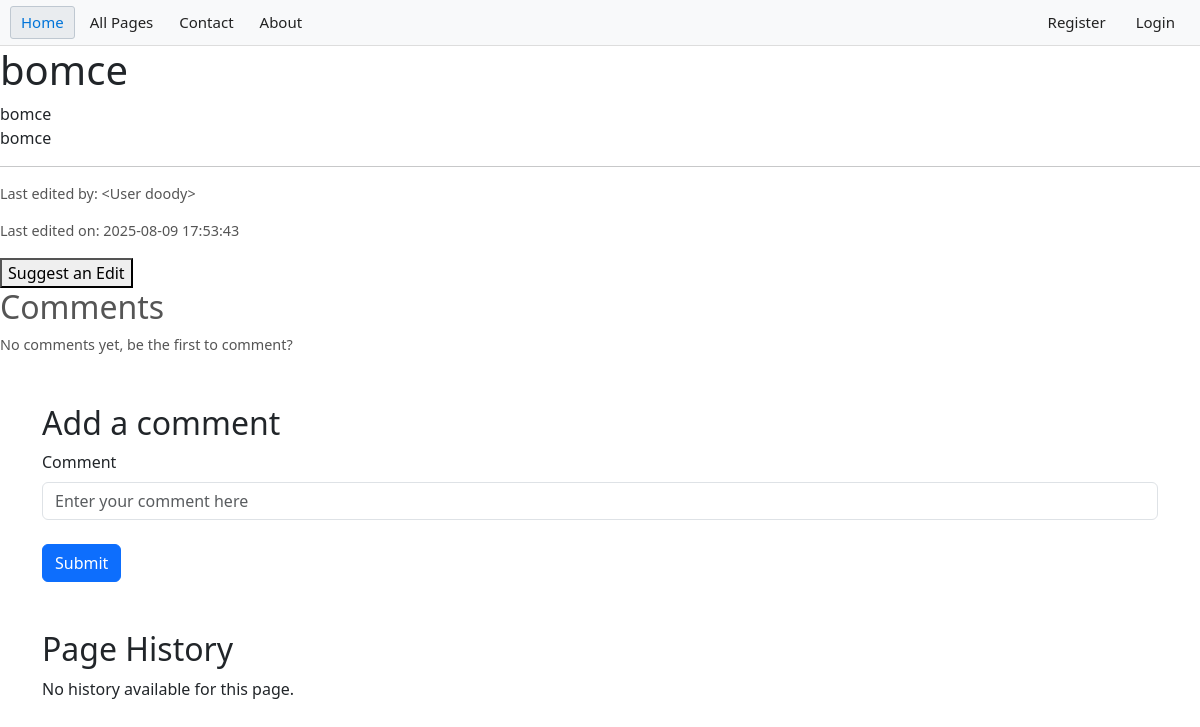
/page/bomce, run on an earlier commit of the app's database.
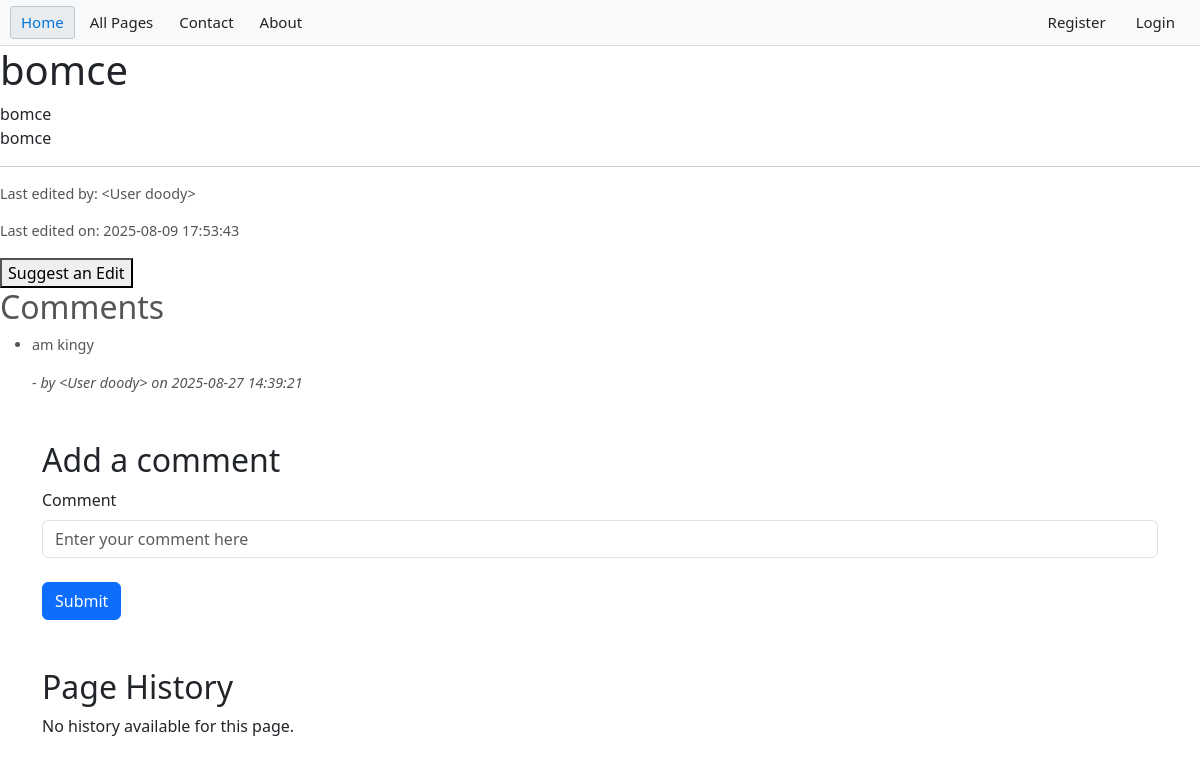
And on a later commit of the database.
### app/models.py (models this page shows, shortened)
class Page(db.Model):
    id = db.Column(db.Integer, primary_key=True)
    title = db.Column(db.String(200), nullable=False)
    content = db.Column(db.Text, nullable=False)
    slug = db.Column(db.String(200), unique=True, nullable=False)
    created_at = db.Column(db.DateTime, server_default=db.func.now())
    updated_at = db.Column(db.DateTime, server_default=db.func.now(), onupdate=db.func.now())
    author_id = db.Column(db.Integer, db.ForeignKey('user.id'), nullable=False)
    author = db.relationship('User', backref=db.backref('pages', lazy=True))

class User(db.Model, UserMixin):
    id = db.Column(db.Integer, primary_key=True)
    username = db.Column(db.String(150), unique=True, nullable=False)
    email = db.Column(db.String(150), unique=True, nullable=False)
    password = db.Column(db.String(200), nullable=False)
    is_admin = db.Column(db.Boolean, default=False)
    def __repr__(self):
        return f'<User {self.username}>'

class Comment(db.Model):
    id = db.Column(db.Integer, primary_key=True)
    page_id = db.Column(db.Integer, db.ForeignKey('page.id'), nullable=False)
    page = db.relationship('Page', backref=db.backref('comments', lazy=True))
    content = db.Column(db.Text, nullable=False)
    created_at = db.Column(db.DateTime, server_default=db.func.now())
    author_id = db.Column(db.Integer, db.ForeignKey('user.id'), nullable=False)
    author = db.relationship('User', backref=db.backref('comments', lazy=True))

### app/routes/user.py (the view)
@bp.route('/page/<slug>')
@cache.cached(timeout=10, query_string=True)
def view_page(slug):
    from app.models import Page, Comment, PageVersion
    import markdown2
    from markupsafe import Markup
    page = Page.query.filter_by(slug=slug).first_or_404()
    html_content = render_safe_markdown(page.content)
    from app.forms import CommentForm
    form = CommentForm()
    comments = Comment.query.filter_by(page_id=page.id).all()
    for comment in comments:
        comment.content = render_safe_markdown(comment.content)
    page_versions = PageVersion.query.filter_by(page_id=page.id).order_by(PageVersion.created_at.desc()).all()
    for version in page_versions:
        version.content = render_safe_markdown(version.content)
    if current_user.is_authenticated:
        is_admin = current_user.is_admin
    else:
        is_admin = False
    return render_template('page.html', page=page, form=form, comments=comments, page_versions=page_versions, is_admin=is_admin, content=html_content)

### app/forms.py
class CommentForm(FlaskForm):
    content = StringField('Comment', validators=[DataRequired()])
    submit = SubmitField('Post Comment')

### app/routes/user.py (called while the page is built)
def render_safe_markdown(content):
    from markupsafe import Markup
    html = markdown2.markdown(content)
    clean_html = bleach.clean(html, tags=ALLOWED_TAGS, attributes=ALLOWED_ATTRIBUTES, protocols=ALLOWED_PROTOCOLS)
    return Markup(clean_html)

### app/templates/page.html (shortened to what this page needs)
{% extends "base.html" %}
{% block content %}
    <h1>{{ page.title }}</h1>
    <div class="markdown-content">
        {{ content | safe }}
    </div>
    <hr>
    <div class="metadata small-text">
        <p>Last edited by: {{ page.author }}</p>
        <p>Last edited on: {{ page.updated_at }}</p>
    </div>
    <div class="suggest-edit">
        <form action="{{ url_for('user.suggest_page_edit', slug=page.slug) }}" method="get">
            <button type="submit">Suggest an Edit</button>
        </form>
    </div>
    <div class="small-text">
        <h2>Comments</h2>
        {% if comments %}
            <ul>
                {% for comment in comments %}
                    <li>{{ comment.content }} - <em>by {{ comment.author }} on {{ comment.created_at }}</em></li>
                {% endfor %}
            </ul>
        {% else %}
            <p>No comments yet, be the first to comment?</p>
        {% endif %}
    </div>
    <div class="container mt-5">
        <h2>Add a comment</h2>
        <form action="{{ url_for('user.comment_on_page', slug=page.slug) }}" method="post">
            <div class="mb-3">
                <label for="content" class="form-label">Comment</label>
                {{ form.content(class="form-control", rows=3, placeholder="Enter your comment here") }}
            </div>
            <button type="submit" class="btn btn-primary mt-2">Submit</button>
        </form>
    </div>
    <div class="container mt-5">
        <h2>Page History</h2>
        {% if page_versions %}
            <ul>
                {% for version in page_versions %}
                    <li>
                        <strong>{{ version.title }}</strong> - {{ version.author }} on {{ version.created_at }}
                        <a href="{{ url_for('user.view_page_version', id=version.id) }}">View</a>
                    </li>
                {% endfor %}
            </ul>
        {% else %}
            <p>No history available for this page.</p>
        {% endif %}
    </div>
{% endblock %}

### app/templates/base.html (shortened to what this page needs)
<!DOCTYPE html>
<html lang="en">
<head>
    <link href="https://cdn.jsdelivr.net/npm/bootstrap@5.3.2/dist/css/bootstrap.min.css" rel="stylesheet">
</head>
<body>
    <div class="topnav">
        <a class="active" href="{{ url_for('user.home') }}">Home</a>
        <a href="{{ url_for('user.all_pages')}}">All Pages</a>
        <a href="#">Contact</a>
        <a href="#">About</a>
        {% if current_user.is_authenticated %}
            {% if current_user.is_admin %}
                <a href="{{ url_for('admin.dashboard') }}">Admin Dashboard</a>
            {% endif %}
            <a href="{{ url_for('auth.logout') }}" class="right">Logout ({{ current_user.username }})</a>
            <a href="{{ url_for('user.profile', username=current_user.username) }}" class="right">Profile</a>
        {% else %}
            <a href="{{ url_for('auth.login') }}" class="right">Login</a>
            <a href="{{ url_for('auth.register') }}" class="right">Register</a>
        {% endif %}
    </div>
    {% block content %}{% endblock %}
</body>
</html>

### app/templates/base.html (style rules this page uses)
.topnav { background-color: #f8f9fa; border-bottom: 1px solid #ddd; overflow: hidden; padding: 0 10px; font-family: 'Segoe UI', Tahoma, Geneva, Verdana, sans-serif; }
.topnav a { float: left; color: #222; background: none; border: 1px solid transparent; margin: 6px 4px 6px 0; padding: 4px 10px; text-align: center; text-decoration: none; font-size: 15px; border-radius: 3px; }
.topnav a:hover, .topnav a.active { background-color: #e9ecef; border: 1px solid #bfc8d1; color: #0074d9; }
.topnav .right { float: right; margin-left: 4px; }
.small-text { font-size: 0.9em; color: #555; }

What changed in the data, as far as the page shows it:
added Comment: content "am kingy", author "<User doody>", created_at "2025-08-27 14:39:21"
Also different on the page:
text no longer shown: "No comments yet, be the first to comment?"
